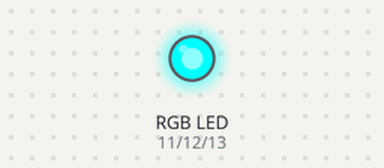
This sketch was run on a simulated Arduino Uno, built with avr-gcc and run on an emulated ATmega328P. On the bench: an RGB LED mixed from three pins (HIGH = lit).

Above: at 0.3 s.
At 20.48 s:
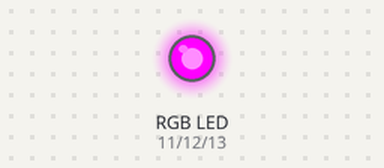
At 39.5 s:
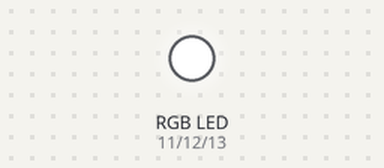
Timing chart, 0 to 40.0 s (numbered marks = the images above):
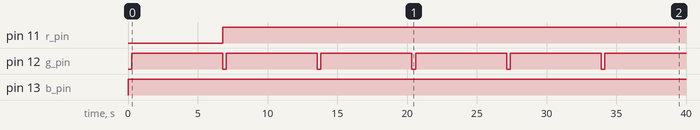

Measured:
- by itself, pin 11 (r_pin): LOW → HIGH at 6.8 s
- by itself, pin 12 (g_pin): alternates HIGH for 6.5 s and LOW for 0.26 s
- by itself, pin 13 (b_pin): LOW → HIGH at 0.01 s

The sketch:

rgbLED.ino
```cpp
//rgbLED
//0507

int r_pin =11;
int g_pin =12;
int b_pin =13;

void setup() {
  // put your setup code here, to run once:
  pinMode(r_pin,OUTPUT);
  pinMode(g_pin,OUTPUT);
  pinMode(b_pin,OUTPUT);
}

void loop() {
  // put your main code here, to run repeatedly:
  for(int R=0;R<256;R+=15){
    for(int G=0;G<256;G+=10){
      for(int B=0;B<256;B+=5){
        setColor(R,G,B);
        delay(5);
      }
    }
  }
}

void setColor(int r, int g, int b){
  digitalWrite(r_pin,r);
  digitalWrite(g_pin,g);
  digitalWrite(b_pin,b);
}
```
